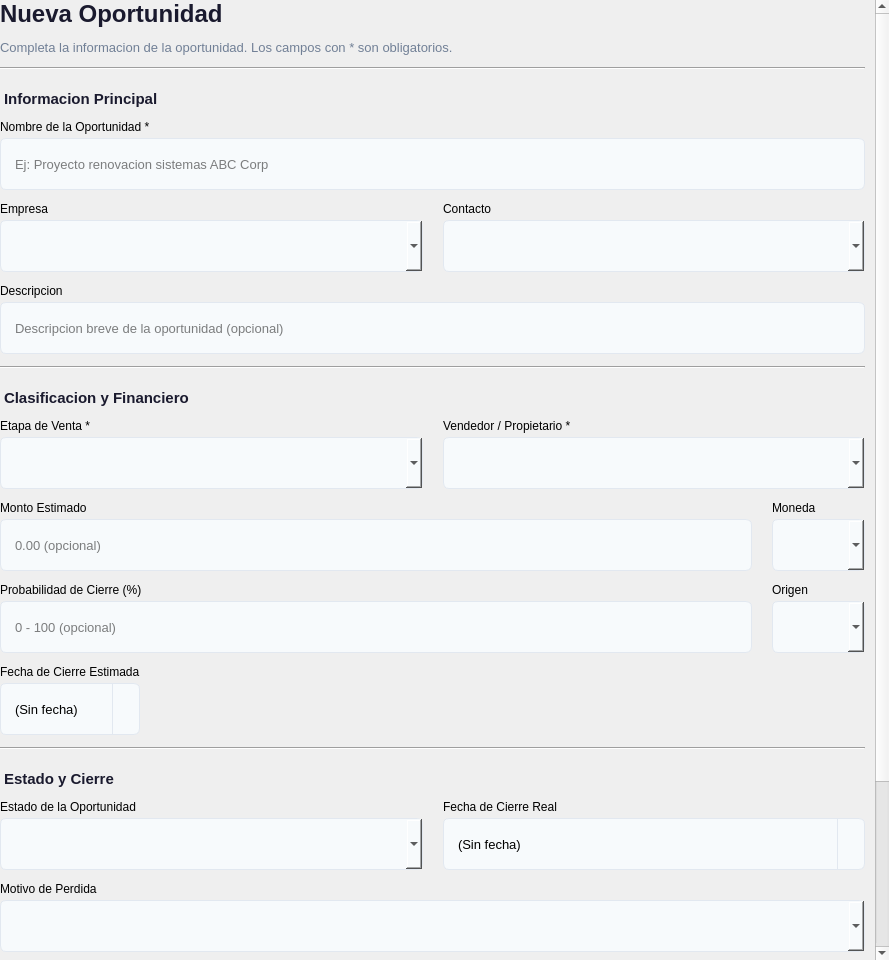
<?xml version="1.0" encoding="UTF-8"?>
<ui version="4.0">
 <class>OportunidadForm</class>
 <widget class="QWidget" name="OportunidadForm">
  <property name="geometry">
   <rect>
    <x>0</x>
    <y>0</y>
    <width>889</width>
    <height>960</height>
   </rect>
  </property>
  <property name="styleSheet">
   <string notr="true">
/* === FORM GLOBAL === */
QWidget#OportunidadForm {
    background-color: transparent;
}

/* === LABELS === */
QLabel#form_titulo {
    font-size: 24px;
    font-weight: bold;
    color: #1a1a2e;
}
QLabel#form_subtitulo {
    font-size: 13px;
    color: #718096;
}
QLabel#seccionPrincipal, QLabel#seccionFinanciero, QLabel#seccionCierre {
    font-size: 15px;
    font-weight: bold;
    color: #1a1a2e;
    padding-top: 8px;
}
QLabel.fieldLabel {
    font-size: 13px;
    color: #2d3748;
    font-weight: 600;
}

/* === INPUTS === */
QLineEdit, QComboBox, QDateEdit {
    padding: 8px 12px;
    border: 1px solid #e2e8f0;
    border-radius: 6px;
    background-color: #f7fafc;
    font-size: 13px;
    min-height: 34px;
}
QLineEdit:focus, QComboBox:focus, QDateEdit:focus {
    border: 1px solid #4a90d9;
    background-color: white;
}
QLineEdit:hover, QComboBox:hover, QDateEdit:hover {
    border: 1px solid #cbd5e0;
}
QDateEdit::drop-down {
    border: none;
    border-left: 1px solid #e2e8f0;
    width: 26px;
}

/* === BUTTONS === */
QPushButton#btn_guardar {
    background-color: #4a90d9;
    color: white;
    border: none;
    border-radius: 6px;
    font-size: 14px;
    font-weight: 600;
    padding: 10px 24px;
    min-height: 38px;
}
QPushButton#btn_guardar:hover {
    background-color: #3a7bc8;
}
QPushButton#btn_guardar:pressed {
    background-color: #2a6bb8;
}
QPushButton#btn_limpiar, QPushButton#btn_cancelar {
    background-color: white;
    color: #2d3748;
    border: 1px solid #e2e8f0;
    border-radius: 6px;
    font-size: 14px;
    font-weight: 500;
    padding: 10px 20px;
    min-height: 38px;
}
QPushButton#btn_limpiar:hover, QPushButton#btn_cancelar:hover {
    background-color: #f7fafc;
    border-color: #cbd5e0;
}

/* === SEPARATOR === */
QFrame#separator1, QFrame#separator2, QFrame#separator3 {
    color: #e2e8f0;
}
   </string>
  </property>
  <layout class="QVBoxLayout" name="formMainLayout">
   <property name="leftMargin"><number>0</number></property>
   <property name="topMargin"><number>0</number></property>
   <property name="rightMargin"><number>0</number></property>
   <property name="bottomMargin"><number>0</number></property>
   <item>
    <widget class="QScrollArea" name="scrollArea">
     <property name="frameShape"><enum>QFrame::NoFrame</enum></property>
     <property name="widgetResizable"><bool>true</bool></property>
     <widget class="QWidget" name="scrollContent">
      <property name="styleSheet">
       <string notr="true">QWidget#scrollContent { background-color: transparent; }</string>
      </property>
      <layout class="QVBoxLayout" name="scrollLayout">
       <property name="spacing"><number>12</number></property>
       <property name="leftMargin"><number>0</number></property>
       <property name="topMargin"><number>0</number></property>
       <property name="rightMargin"><number>10</number></property>
       <property name="bottomMargin"><number>10</number></property>

       <!-- TITULO -->
       <item>
        <widget class="QLabel" name="form_titulo">
         <property name="text"><string>Nueva Oportunidad</string></property>
        </widget>
       </item>
       <item>
        <widget class="QLabel" name="form_subtitulo">
         <property name="text"><string>Completa la informacion de la oportunidad. Los campos con * son obligatorios.</string></property>
         <property name="wordWrap"><bool>true</bool></property>
        </widget>
       </item>

       <!-- SEPARATOR 1 -->
       <item>
        <widget class="QFrame" name="separator1">
         <property name="frameShape"><enum>QFrame::HLine</enum></property>
         <property name="frameShadow"><enum>QFrame::Sunken</enum></property>
        </widget>
       </item>

       <!-- SECCION: Informacion Principal -->
       <item>
        <widget class="QLabel" name="seccionPrincipal">
         <property name="text"><string>Informacion Principal</string></property>
        </widget>
       </item>

       <!-- Row 1: Nombre (ancho completo) -->
       <item>
        <layout class="QVBoxLayout" name="nombreLayout">
         <property name="spacing"><number>4</number></property>
         <item>
          <widget class="QLabel" name="label_nombre">
           <property name="text"><string>Nombre de la Oportunidad *</string></property>
          </widget>
         </item>
         <item>
          <widget class="QLineEdit" name="input_nombre">
           <property name="placeholderText"><string>Ej: Proyecto renovacion sistemas ABC Corp</string></property>
          </widget>
         </item>
        </layout>
       </item>

       <!-- Row 2: Empresa + Contacto -->
       <item>
        <layout class="QHBoxLayout" name="row2Layout">
         <property name="spacing"><number>20</number></property>
         <item>
          <layout class="QVBoxLayout" name="empresaLayout">
           <property name="spacing"><number>4</number></property>
           <item>
            <widget class="QLabel" name="label_empresa">
             <property name="text"><string>Empresa</string></property>
            </widget>
           </item>
           <item>
            <widget class="QComboBox" name="combo_empresa"/>
           </item>
          </layout>
         </item>
         <item>
          <layout class="QVBoxLayout" name="contactoLayout">
           <property name="spacing"><number>4</number></property>
           <item>
            <widget class="QLabel" name="label_contacto">
             <property name="text"><string>Contacto</string></property>
            </widget>
           </item>
           <item>
            <widget class="QComboBox" name="combo_contacto"/>
           </item>
          </layout>
         </item>
        </layout>
       </item>

       <!-- Row 3: Descripcion (ancho completo) -->
       <item>
        <layout class="QVBoxLayout" name="descripcionLayout">
         <property name="spacing"><number>4</number></property>
         <item>
          <widget class="QLabel" name="label_descripcion">
           <property name="text"><string>Descripcion</string></property>
          </widget>
         </item>
         <item>
          <widget class="QLineEdit" name="input_descripcion">
           <property name="placeholderText"><string>Descripcion breve de la oportunidad (opcional)</string></property>
          </widget>
         </item>
        </layout>
       </item>

       <!-- SEPARATOR 2 -->
       <item>
        <widget class="QFrame" name="separator2">
         <property name="frameShape"><enum>QFrame::HLine</enum></property>
         <property name="frameShadow"><enum>QFrame::Sunken</enum></property>
        </widget>
       </item>

       <!-- SECCION: Clasificacion y Financiero -->
       <item>
        <widget class="QLabel" name="seccionFinanciero">
         <property name="text"><string>Clasificacion y Financiero</string></property>
        </widget>
       </item>

       <!-- Row 4: Etapa + Propietario -->
       <item>
        <layout class="QHBoxLayout" name="row4Layout">
         <property name="spacing"><number>20</number></property>
         <item>
          <layout class="QVBoxLayout" name="etapaLayout">
           <property name="spacing"><number>4</number></property>
           <item>
            <widget class="QLabel" name="label_etapa">
             <property name="text"><string>Etapa de Venta *</string></property>
            </widget>
           </item>
           <item>
            <widget class="QComboBox" name="combo_etapa"/>
           </item>
          </layout>
         </item>
         <item>
          <layout class="QVBoxLayout" name="propietarioLayout">
           <property name="spacing"><number>4</number></property>
           <item>
            <widget class="QLabel" name="label_propietario">
             <property name="text"><string>Vendedor / Propietario *</string></property>
            </widget>
           </item>
           <item>
            <widget class="QComboBox" name="combo_propietario"/>
           </item>
          </layout>
         </item>
        </layout>
       </item>

       <!-- Row 5: Monto Estimado + Moneda -->
       <item>
        <layout class="QHBoxLayout" name="row5Layout">
         <property name="spacing"><number>20</number></property>
         <item>
          <layout class="QVBoxLayout" name="montoLayout">
           <property name="spacing"><number>4</number></property>
           <item>
            <widget class="QLabel" name="label_monto">
             <property name="text"><string>Monto Estimado</string></property>
            </widget>
           </item>
           <item>
            <widget class="QLineEdit" name="input_monto_estimado">
             <property name="placeholderText"><string>0.00 (opcional)</string></property>
            </widget>
           </item>
          </layout>
         </item>
         <item>
          <layout class="QVBoxLayout" name="monedaLayout">
           <property name="spacing"><number>4</number></property>
           <item>
            <widget class="QLabel" name="label_moneda">
             <property name="text"><string>Moneda</string></property>
            </widget>
           </item>
           <item>
            <widget class="QComboBox" name="combo_moneda"/>
           </item>
          </layout>
         </item>
        </layout>
       </item>

       <!-- Row 6: Probabilidad + Origen -->
       <item>
        <layout class="QHBoxLayout" name="row6Layout">
         <property name="spacing"><number>20</number></property>
         <item>
          <layout class="QVBoxLayout" name="probabilidadLayout">
           <property name="spacing"><number>4</number></property>
           <item>
            <widget class="QLabel" name="label_probabilidad">
             <property name="text"><string>Probabilidad de Cierre (%)</string></property>
            </widget>
           </item>
           <item>
            <widget class="QLineEdit" name="input_probabilidad">
             <property name="placeholderText"><string>0 - 100 (opcional)</string></property>
            </widget>
           </item>
          </layout>
         </item>
         <item>
          <layout class="QVBoxLayout" name="origenLayout">
           <property name="spacing"><number>4</number></property>
           <item>
            <widget class="QLabel" name="label_origen">
             <property name="text"><string>Origen</string></property>
            </widget>
           </item>
           <item>
            <widget class="QComboBox" name="combo_origen"/>
           </item>
          </layout>
         </item>
        </layout>
       </item>

       <!-- Row 7: Fecha Cierre Estimada (mitad de ancho) -->
       <item>
        <layout class="QHBoxLayout" name="row7Layout">
         <property name="spacing"><number>20</number></property>
         <item>
          <layout class="QVBoxLayout" name="fechaEstLayout">
           <property name="spacing"><number>4</number></property>
           <item>
            <widget class="QLabel" name="label_fecha_cierre_estimada">
             <property name="text"><string>Fecha de Cierre Estimada</string></property>
            </widget>
           </item>
           <item>
            <widget class="QDateEdit" name="input_fecha_cierre_estimada">
             <property name="calendarPopup"><bool>true</bool></property>
             <property name="displayFormat"><string>yyyy-MM-dd</string></property>
             <property name="specialValueText"><string>(Sin fecha)</string></property>
             <property name="minimumDate"><date><year>2000</year><month>1</month><day>1</day></date></property>
             <property name="date"><date><year>2000</year><month>1</month><day>1</day></date></property>
            </widget>
           </item>
          </layout>
         </item>
         <item>
          <spacer name="row7Spacer">
           <property name="orientation"><enum>Qt::Horizontal</enum></property>
           <property name="sizeHint" stdset="0">
            <size><width>40</width><height>20</height></size>
           </property>
          </spacer>
         </item>
        </layout>
       </item>

       <!-- SEPARATOR 3 -->
       <item>
        <widget class="QFrame" name="separator3">
         <property name="frameShape"><enum>QFrame::HLine</enum></property>
         <property name="frameShadow"><enum>QFrame::Sunken</enum></property>
        </widget>
       </item>

       <!-- SECCION: Cierre -->
       <item>
        <widget class="QLabel" name="seccionCierre">
         <property name="text"><string>Estado y Cierre</string></property>
        </widget>
       </item>

       <!-- Row 8: Estado + Fecha Cierre Real -->
       <item>
        <layout class="QHBoxLayout" name="row8Layout">
         <property name="spacing"><number>20</number></property>
         <item>
          <layout class="QVBoxLayout" name="estadoLayout">
           <property name="spacing"><number>4</number></property>
           <item>
            <widget class="QLabel" name="label_estado">
             <property name="text"><string>Estado de la Oportunidad</string></property>
            </widget>
           </item>
           <item>
            <widget class="QComboBox" name="combo_estado"/>
           </item>
          </layout>
         </item>
         <item>
          <layout class="QVBoxLayout" name="fechaRealLayout">
           <property name="spacing"><number>4</number></property>
           <item>
            <widget class="QLabel" name="label_fecha_cierre_real">
             <property name="text"><string>Fecha de Cierre Real</string></property>
            </widget>
           </item>
           <item>
            <widget class="QDateEdit" name="input_fecha_cierre_real">
             <property name="calendarPopup"><bool>true</bool></property>
             <property name="displayFormat"><string>yyyy-MM-dd</string></property>
             <property name="specialValueText"><string>(Sin fecha)</string></property>
             <property name="minimumDate"><date><year>2000</year><month>1</month><day>1</day></date></property>
             <property name="date"><date><year>2000</year><month>1</month><day>1</day></date></property>
            </widget>
           </item>
          </layout>
         </item>
        </layout>
       </item>

       <!-- Row 9: Motivo de Perdida (ancho completo) -->
       <item>
        <layout class="QVBoxLayout" name="motivoLayout">
         <property name="spacing"><number>4</number></property>
         <item>
          <widget class="QLabel" name="label_motivo_perdida">
           <property name="text"><string>Motivo de Perdida</string></property>
          </widget>
         </item>
         <item>
          <widget class="QComboBox" name="combo_motivo_perdida"/>
         </item>
        </layout>
       </item>

       <!-- Row 10: Notas de Perdida (ancho completo) -->
       <item>
        <layout class="QVBoxLayout" name="notasPerdidaLayout">
         <property name="spacing"><number>4</number></property>
         <item>
          <widget class="QLabel" name="label_notas_perdida">
           <property name="text"><string>Notas de Perdida</string></property>
          </widget>
         </item>
         <item>
          <widget class="QLineEdit" name="input_notas_perdida">
           <property name="placeholderText"><string>Describe el motivo de la perdida (opcional)</string></property>
          </widget>
         </item>
        </layout>
       </item>

       <!-- SPACER -->
       <item>
        <spacer name="formBottomSpacer">
         <property name="orientation"><enum>Qt::Vertical</enum></property>
         <property name="sizeType"><enum>QSizePolicy::Fixed</enum></property>
         <property name="sizeHint" stdset="0">
          <size><width>20</width><height>10</height></size>
         </property>
        </spacer>
       </item>

       <!-- BUTTONS -->
       <item>
        <layout class="QHBoxLayout" name="buttonsLayout">
         <property name="spacing"><number>12</number></property>
         <item>
          <widget class="QPushButton" name="btn_guardar">
           <property name="cursor"><cursorShape>PointingHandCursor</cursorShape></property>
           <property name="text"><string>Guardar Oportunidad</string></property>
          </widget>
         </item>
         <item>
          <widget class="QPushButton" name="btn_limpiar">
           <property name="cursor"><cursorShape>PointingHandCursor</cursorShape></property>
           <property name="text"><string>Limpiar</string></property>
          </widget>
         </item>
         <item>
          <widget class="QPushButton" name="btn_cancelar">
           <property name="cursor"><cursorShape>PointingHandCursor</cursorShape></property>
           <property name="text"><string>Cancelar</string></property>
          </widget>
         </item>
         <item>
          <spacer name="buttonsSpacer">
           <property name="orientation"><enum>Qt::Horizontal</enum></property>
           <property name="sizeHint" stdset="0">
            <size><width>40</width><height>20</height></size>
           </property>
          </spacer>
         </item>
        </layout>
       </item>

       <!-- FINAL SPACER -->
       <item>
        <spacer name="finalSpacer">
         <property name="orientation"><enum>Qt::Vertical</enum></property>
         <property name="sizeHint" stdset="0">
          <size><width>20</width><height>40</height></size>
         </property>
        </spacer>
       </item>

      </layout>
     </widget>
    </widget>
   </item>
  </layout>
 </widget>
 <resources/>
 <connections/>
</ui>
